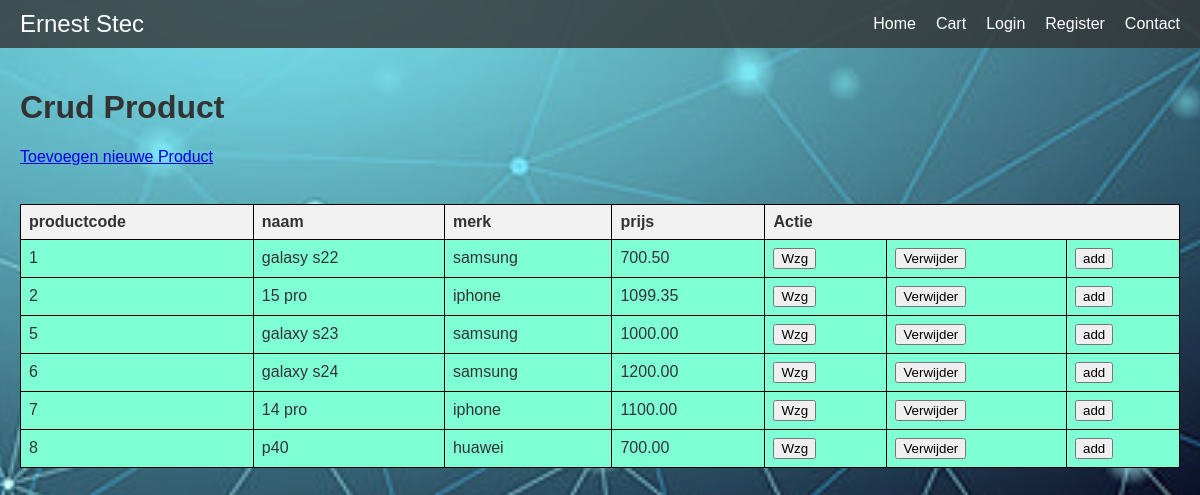
Screenshot of /crud_webshop/main.php with the database file from the repository.
### tables this page shows
CREATE TABLE `product` (
  `productcode` int(11) NOT NULL,
  `naam` varchar(100) NOT NULL,
  `merk` varchar(100) NOT NULL,
  `prijs` decimal(6,2) NOT NULL
);

### crud_webshop/functions.php (the view, shortened to what this page needs)
<?php
 function connectDb(){
    $servername = SERVERNAME;
    $username = USERNAME;
    $password = PASSWORD;
    $dbname = DATABASE;
    try {
        $conn = new PDO("mysql:host=$servername;dbname=$dbname", $username, $password);
        $conn->setAttribute(PDO::ATTR_ERRMODE, PDO::ERRMODE_EXCEPTION);
        $conn->setAttribute(PDO::ATTR_DEFAULT_FETCH_MODE, PDO::FETCH_ASSOC);
        return $conn;
    }
    catch(PDOException $e) {
        echo "Connection failed: " . $e->getMessage();
    }
 }
 function getData($table){
    $conn = connectDb();
    $sql = "SELECT * FROM $table";
    $query = $conn->prepare($sql);
    $query->execute();
    $result = $query->fetchAll();
    return $result;
 }
function crudProduct(){
    $txt = "
    <h1>Crud Product</h1>
    <nav>
		<a href='insert.php'>Toevoegen nieuwe Product</a>
    </nav><br>";
    echo $txt;
    $result = getData(CRUD_TABLE);
    printCrudProduct($result);
 }
function printCrudProduct($result){
    $table = "<table>";
    $headers = array_keys($result[0]);
    $table .= "<tr>";
    foreach($headers as $header){
        $table .= "<th>" . $header . "</th>";
    }
    $table .= "<th colspan=3>Actie</th>";
    $table .= "</tr>";
    foreach ($result as $row) {
        $table .= "<tr>";
        foreach ($row as $cell) {
            $table .= "<td>" . $cell . "</td>";
        }
        $table .= "<td>
            <form method='post' action='update.php?productcode=$row[productcode]' >
                <button>Wzg</button>
            </form></td>";
        $table .= "<td>
            <form method='post' action='delete.php?productcode=$row[productcode]' >
                <button>Verwijder</button>
            </form></td>";
        $table .= "<td>
            <form method='post' action='add_to_cart.php?productcode=$row[productcode]' >
                <button>add</button>
            </form></td>";
        $table .= "</tr>";
    }
    $table.= "</table>";
    echo $table;
}
?>

### crud_webshop/main.php (shortened to what this page needs)
<!DOCTYPE html>
<html lang="nl">
<head>
    <link rel="stylesheet" href="main.css">
</head>
<body>
<header>
        <div class="logo">Ernest Stec</div>
        <nav>
            <ul>
                <li><a href="main.php">Home</a></li>
                <li><a href="cart.php">Cart</a></li>
                <?php
                if(isset($_SESSION['user_role'])) {
                    echo '<li><a href="logout.php">Logout</a></li>';
                } else {
                    echo '<li><a href="login.php">Login</a></li>';
                    echo '<li><a href="register.php">Register</a></li>';
                }
                ?>
                <li><a href="contact.php">Contact</a></li>
            </ul>
        </nav>
    </header>
    <main>
    <?php
    include 'functions.php';
    crudProduct();
    ?>
</body>
</html>

### crud_webshop/main.css (style rules this page uses)
body { font-family: Arial, sans-serif; margin: 0; padding: 0; background: url('webshop.jpg') no-repeat center center fixed; background-size: cover; color: #333; }
header { background-color: rgba(51, 51, 51, 0.8); color: #fff; display: flex; justify-content: space-between; align-items: center; padding: 10px 20px; }
.logo { font-size: 1.5em; }
nav ul { list-style: none; margin: 0; padding: 0; display: flex; }
nav ul li { margin-left: 20px; }
nav ul li a { color: #fff; text-decoration: none; }
main { padding: 20px; }
table { width: 100%; border-collapse: collapse; margin-top: 20px; }
table, th, td { background-color: aquamarine; border: 1px solid black; }
th, td { padding: 8px; text-align: left; }
th { background-color: #f2f2f2; }

### rows the page displays
product: productcode "1", naam "galasy s22", merk "samsung", prijs "700.50"
product: productcode "2", naam "15 pro", merk "iphone", prijs "1099.35"
product: productcode "5", naam "galaxy s23", merk "samsung", prijs "1000.00"
product: productcode "6", naam "galaxy s24", merk "samsung", prijs "1200.00"
product: productcode "7", naam "14 pro", merk "iphone", prijs "1100.00"
product: productcode "8", naam "p40", merk "huawei", prijs "700.00"

### other values shown
$header "productcode"
$header "naam"
$header "merk"
$header "prijs"
